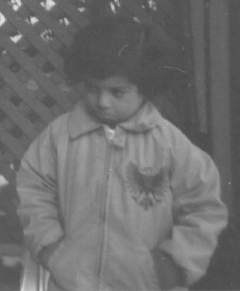
%> input picture Matlab/pics/pout.tif, 240 x 291 px
$ octave imFilters2.m   (GNU Octave 9; MATLAB toolbox functions it lacks are replaced by stand-ins)
%> lines starting %> are read from the running program, lines starting %| are printed output that depends on the picture
### Matlab/imdisp.m
function hIm = imdisp(I, varargin)
%IMDISP  Display one or more images nicely
%
% Examples:
%   imdisp
%   imdisp(I)
%   imdisp(I, map)
%   imdisp(I, lims)
%   imdisp(I, map, lims)
%   imdisp(..., param1, value1, param2, value2, ...)
%   h = imdisp(...)
%
% This function displays one or more images nicely. Images can be defined
% by arrays or filenames. Multiple images can be input in a cell array or
% stacked along the fourth dimension, and are displayed as a grid of
% subplots (an improvement over MONTAGE). The size of grid is calculated or
% user defined. The figure size is set so that images are magnified by an
% integer value.
%
% If the image grid size is user defined, images not fitting in the grid
% can be scrolled through using the following key presses:
%    Up - Back a row.
%    Down - Forward a row.
%    Left - Back a page (or column if there is only one row).
%    Right - Forward a page (or column if there is only one row).
%    Shift - 2 x speed.
%    Ctrl - 4 x speed.
%    Shift + Ctrl - 8 x speed.
%
% This allows fast scrolling through a movie or image stack, e.g.
%    imdisp(imstack, 'Size', 1)
% The function can be used as a visual DIR, e.g.
%    imdisp()
% to display all images in the current directory on a grid, or
%    imdisp({}, 'Size', 1)
% to scroll through them one at a time.
%
% IN:
%   I - MxNxCxP array of images, or 1xP cell array. C is 1 for indexed
%       images or 3 for RGB images. P is the number of images. If I is a
%       cell array then each cell must contain an image. Images can equally
%       be defined by filenames. If I is an empty cell array then all the
%       images in the current directory are used. Default: {}.
%   map - Kx3 colormap to be used with indexed images. Default: gray(256).
%   lims - [LOW HIGH] display range for indexed images. Default: [min(I(:))
%          max(I(:))].
%   Optional parameters - name, value parameter pairs for the following:
%      'Size' - [H W] size of grid to display image on. If only H is given
%               then W = H. If either H or W is NaN then the number of rows
%               or columns is chosen such that all images fit. If both H
%               and W are NaN or the array is empty then the size of grid
%               is chosen to fit all images in as large as possible.
%               Default: [].
%      'Indices' - 1xL list of indices of images to display. Default: 1:P.
%      'Border' - [TB LR] borders to give each image top and bottom (TB)
%                 and left and right (LR), to space out images. Borders are
%                 normalized to the subplot size, i.e. TB = 0.01 gives a
%                 border 1% of the height of each subplot. If only TB is
%                 given, LR = TB. Default: 0.01.
%      'DisplayRange' - Same as lims input.
%      'Map' - Kx3 colormap or (additionally from above) name of MATLAB
%              colormap, for use with indexed images. Default: gray(256).
%
% OUT:
%   h - HxW array of handles to images.
%
%   See also IMAGE, IMAGESC, IMSHOW, MONTAGE.

% Parse inputs
[map layout gap indices lims] = parse_inputs(varargin);

if nargin == 0 || (iscell(I) && isempty(I))
    % Read in all the images in the directory
    I = get_im_names;
    if isempty(I)
        % No images found
        if nargout > 0
            hIm = [];
        end
        return
    end
end

% Check if input is filenames
if ischar(I)
    [x y c] = size(I);
    if (x > 1 && y > 1) || c > 1
        I = num2cell(I, 2);
    else
        I = {I(:)'};
    end
end

% Get limits, etc.
if isnumeric(I) || islogical(I)
    [y x c n] = size(I);
    if isempty(lims)
        lims = min_max(I);
    elseif isequal(0, lims)
        lims = default_limits(I);
    elseif c == 3
        % Rescale
        if ~isfloat(I)
            I = single(I);
        end
        I = min(max((I - lims(1)) ./ (lims(2) - lims(1)), 0), 1);
    end
    if isfloat(I) && c == 3 && n > 1
        I = uint8(I * 256 - 0.5);
        lims = round(lims * 256 - 0.5);
    end
elseif iscell(I)
    n = numel(I);
    A = I{1};
    if ischar(A)
        % Read in the image (or images for multi-frame files)
        if n == 1
            I = imread_rgb_multi(A);
            if iscell(I)
                n = numel(I);
                A = I{1};
                [y x c] = size(A);
            else
                [y x c n] = size(I);
                A = I;
            end
        else
            A = imread_rgb(A);
            I{1} = A;
            [y x c] = size(A);
        end
    else
        [y x c] = size(A);
    end
    % Assume all images are the same size and type as the first
    if isempty(lims) || isequal(0, lims)
        lims = default_limits(A);
    end
else
    error('I not of recognized type.');
end

% Select indexed images
if ~isequal(indices, -1)
    if iscell(I)
        I = I(indices);
        n = numel(I);
    else
        I = I(:,:,:,indices);
        n = size(I, 4);
    end
end

% Get the current figure
hFig = get(0, 'CurrentFigure');
if isempty(hFig)
    % Create a new figure
    hFig = figure;
elseif n > 1
    % Clear the figure
    hFig = clf(hFig, 'reset');
end

% Set the colormap
set(hFig, 'Colormap', map);

% Display the image(s)
if n == 0
    hIm = display_image([], gca, [0 1]);

    if nargout == 0
        clear hIm % Avoid printing this out
    end
    return
elseif n == 1
    % IMSHOW mode
    % Display the single image
    hAx = gca;
    if iscell(I)
        I = I{1};
    end
    hIm = display_image(I, hAx, lims);

    if nargout == 0
        clear hIm % Avoid printing this out
    end

    % Only resize image if it is alone in the figure
    if numel(findobj(get(hFig, 'Children'), 'Type', 'axes')) > 1
        return
    end
    % Could still be the first subplot - do another check
    axesPos = get(hAx, 'Position');
    newAxesPos = [gap(1) gap(end) 1-2*gap(1) 1-2*gap(end)];
    if isequal(axesPos, get(hFig, 'DefaultAxesPosition'))
        % Default position => not a subplot
        % Fill the window
        set(hAx, 'Units', 'normalized', 'Position', newAxesPos);
        axesPos = newAxesPos;
    end
    if ~isequal(axesPos, newAxesPos)
        % Figure not alone, so don't resize.
        return
    end
    layout = [1 1];
else
    % MONTAGE mode
    % Compute a good layout
    layout = choose_layout(n, y, x, layout);

    % Create a data structure to store the data in
    num = prod(layout);
    state.num = num * ceil(n / num);
    hIm = zeros(layout);
    hAx = zeros(layout);

    % Set the first lot of images
    index = mod(0:num-1, state.num) + 1;
    hw = 1 ./ layout;
    gap = gap ./ layout;
    dims = hw - 2 * gap;
    dims = dims([2 1]);
    for a = 1:layout(1)
        for b = 1:layout(2)
            c = index(b + (layout(1) - a) * layout(2));
            if c > n
                A = [];
            elseif iscell(I)
                A = I{c};
                if ischar(A)
                    A = imread_rgb(A);
                    I{c} = A;
                end
            else
                A = I(:,:,:,c);
            end
            hAx(a,b) = axes('Position', [(b-1)*hw(2)+gap(2) (a-1)*hw(1)+gap(1) dims], 'Units', 'normalized');
            hIm(a,b) = display_image(A, hAx(a,b), lims);
        end
    end

    % Check if we need to be able to scroll through images
    if n > num
        % Intialize rest of data structure
        state.hIm = hIm;
        state.hAx = hAx;
        state.index = 1;
        state.layout = layout;
        state.n = n;
        state.I = I;
        % Set the callback for image navigation, and save the image data in the figure
        set(hFig, 'KeyPressFcn', @keypress_callback, 'Interruptible', 'off', 'BusyAction', 'cancel', 'UserData', state);
    end

    % Flip hIm so it matches the layout
    hIm = hIm(end:-1:1,:);

    if nargout == 0
        clear hIm % Avoid printing this out
    end
end

if strcmp(get(hFig, 'WindowStyle'), 'docked')
    % Figure is docked, so can't resize
    return
end

% Set the figure size well
% Compute the image size
ImSz = layout([2 1]) .* [x y] ./ (1 - 2 * gap([end 1]));

% Get the size of the monitor we're on
figPosCur = get(hFig, 'Position');
% Monitor sizes
MonSz = get(0, 'MonitorPositions');
MonOn = size(MonSz, 1);
if MonOn > 1
    % Make the origin the top left corner of the primary monitor
    correction = 0;
    if ispc
        for a = 1:MonOn
            if isequal(MonSz(a,1:2), [1 1])
                correction = MonSz(a,4);
                break
            end
        end
    end
    % Determine which monitor the centre of the image is on
    figCenter = figPosCur(1:2) + figPosCur(3:4) / 2;
    figCenter = MonSz - repmat(figCenter, [MonOn 2]);
    MonOn = all(sign(figCenter) == repmat([-1 -1 1 1], [MonOn 1]), 2);
    MonOn(1) = MonOn(1) | ~any(MonOn);
    MonSz = MonSz(MonOn,:);
    % Correct the size
    MonSz(3:4) = MonSz(3:4) - MonSz(1:2) + 1;
    % Correct the origin
    if correction
        MonSz(2) = correction - MonSz(4) - MonSz(2) + 2;
    end
end

% Check if the window is maximized
% This is a hack which may only work on Windows! No matter, though.
if isequal(MonSz([1 3]), figPosCur([1 3]))
    % Leave maximized
    return
end

% Compute the size to set the window
MaxSz = MonSz(3:4) - [20 120];
RescaleFactor = min(MaxSz ./ ImSz);
if RescaleFactor > 1
    % Integer scale for enlarging, but don't make too big
    MaxSz = min(MaxSz, [1200 800]);
    RescaleFactor = max(floor(min(MaxSz ./ ImSz)), 1);
end
figPosNew = ceil(ImSz * RescaleFactor);

% Don't move the figure if the size isn't changing
if isequal(figPosCur(3:4), figPosNew)
    return
end

% Keep the centre of the figure stationary
figPosNew = [floor(figPosCur(1:2)+(figPosCur(3:4)-figPosNew)/2) figPosNew];

% Ensure the figure is in bounds
figPosNew(1:2) = min(max(figPosNew(1:2), MonSz(1:2)+6), MonSz(1:2)+MonSz(3:4)-[6 101]-figPosNew(3:4));

% Set the figure size and position
set(hFig, 'Position', figPosNew);
return

%% Keypress callback
% The function which does all the display stuff
% [72 lines left out: function keypress_callback, not called in this run]

%% Display the image
function hIm = display_image(A, hAx, lims)
if isempty(A)
    hIm = image(zeros(1, 1, 3));
    set(hIm, 'CData', []);
else
    hIm = image(A);
end
set(hAx, 'Visible', 'off', 'DataAspectRatio', [1 1 1], 'DrawMode', 'fast', 'CLim', lims);
set(get(hAx, 'XLabel'), 'Visible', 'on');
set(get(hAx, 'YLabel'), 'Visible', 'on');
set(get(hAx, 'Title'), 'Visible', 'on');
set(hIm, 'CDataMapping', 'scaled');
return

%% Choose a good layout for the images
% [32 lines left out: function choose_layout, not called in this run]

%% Read image to uint8 rgb array
% [47 lines left out: function imread_rgb, not called in this run]

%% Read (potentially) multi-frame image to uint8 rgb array
% [50 lines left out: function imread_rgb_multi, not called in this run]

%% Get the names of all images in a directory
% [14 lines left out: function get_im_names, not called in this run]

%% Parse inputs
function [map layout gap indices lims] = parse_inputs(inputs)

% Set defaults
map = [];
layout = [];
gap = 0;
indices = -1;
lims = 0;

% Check for map and display range
for b = 1:numel(inputs)
    if ~isnumeric(inputs{b})
        b = b - 1;
        break;
    end
    if size(inputs{b}, 2) == 3
        map = inputs{b};
    elseif numel(inputs{b}) < 3
        lims = inputs{b};
    end
end

% Go through option pairs
for a = b+1:2:numel(inputs)
    switch lower(inputs{a})
        case 'map'
            map = inputs{a+1};
            if ischar(map)
                map = feval(map, 256);
            end
        case {'size', 'grid'}
            layout = inputs{a+1};
        case {'gap', 'border'}
            gap = inputs{a+1};
        case 'indices'
            indices = inputs{a+1};
        case {'lims', 'displayrange'}
            lims = inputs{a+1};
        otherwise
            error('Input option %s not recognized', inputs{a});
    end
end

if isempty(map)
   map = gray(256);
end
return

%% Return default limits for the image type
function lims = default_limits(A)
if size(A, 3) == 1
    lims = min_max(A);
else
    lims = [0 1];
    if ~isfloat(A)
        lims = lims * double(intmax(class(A)));
    end
end
return

%% Return minimum and maximum values
function lims = min_max(A)
M = isfinite(A);
lims = double([min(A(M)) max(A(M))]);
if isempty(lims)
    lims = [0 1];
elseif lims(1) == lims(2)
    lims(2) = lims(1) + 1;
end
return

### Matlab/imFilters2.m
im = imread('pics/pout.tif');
%> im is the input picture: size 291x240 uint8; min 74, max 224, mean 110.3
im_neg = imread('pics/pout.tif');
im_eq = imread('pics/pout.tif');

figure
imdisp(im);
%> after the loop in parse_inputs, `for b = 1:numel(inputs)`: lims = 0
%> after the loop in parse_inputs, `for a = b+1:2:numel(inputs)`: indices = -1
%> in imdisp, `[map layout gap indices lims] = parse_inputs(varargin);`: map = 256 rows, first 12: [0 0 0; 0.00392 0.00392 0.00392; 0.00784 0.00784 0.00784; 0.0118 0.0118 0.0118; 0.0157 0.0157 0.0157; 0.0196 0.0196 0.0196; 0.0235 0.0235 0.0235; 0.0275 0.0275 0.0275; 0.0314 0.0314 0.0314; 0.0353 0.0353 0.0353; 0.0392 0.0392 0.0392; 0.0431 0.0431 0.0431]; layout = []; gap = 0; indices = -1; lims = 0
%> in min_max, `M = isfinite(A);`: M: size 291x240 logical; every value is 1
%> in min_max, `lims = double([min(A(M)) max(A(M))]);`: lims = [74 224]
%> in imdisp, `hIm = display_image(I, hAx, lims);`: hIm = -36.28
%> in imdisp, `newAxesPos = [gap(1) gap(end) 1-2*gap(1) 1-2*gap(end)];`: newAxesPos = [0 0 1 1]
%> in imdisp, `ImSz = layout([2 1]) .* [x y] ./ (1 - 2 * gap([end 1]));`: ImSz = [240 291]
%> in imdisp, `RescaleFactor = min(MaxSz ./ ImSz);`: RescaleFactor = -0.409
%> in imdisp, `figPosNew = ceil(ImSz * RescaleFactor);`: figPosNew = [-98 -119]
%> in imdisp, `figPosNew = [floor(figPosCur(1:2)+(figPosCur(3:4)-figPosNew)/2) figPos..`: figPosNew = [629 469 -98 -119]

[x,y] = size(im);
%> x = 291; y = 240

% negative image

for i = 1:x
    for j = 1:y
        im_neg(i,j) = -double(im_neg(i,j))+255;
    end
end
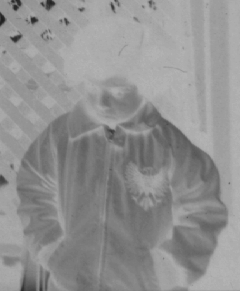
%> im_neg: size 291x240 uint8; min 31, max 181, mean 144.7
figure
imdisp(im_neg);


% Equalization of the histogram

histo = zeros(1,256);
for i = 1:x
    for j = 1:y
        histo(im(i,j)+1) = histo(im(i,j)+1)+1;
    end
end
%> after the loop, histo = 256 values, max 3628 at index 83, min 0 at index 1, mean 272.8
figure
plot(histo);
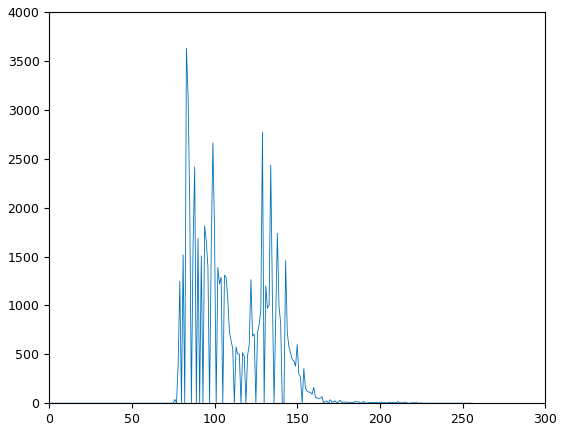
%> figure redrawn from the program's plot data; curve peaks at x = 83, y = 3628

p = histo/(x*y);
%> p = 256 values, max 0.0519 at index 83, min 0 at index 1, mean 0.00391
s = zeros(1,256);
for k = 1:256
    if k == 1
        s(k) = 255*p(k);
    else
        s(k) = s(k-1)+255*p(k);
    end
end
%> after the loop, s = 256 values from 0 to 255
s = round(s);

figure
plot(s);
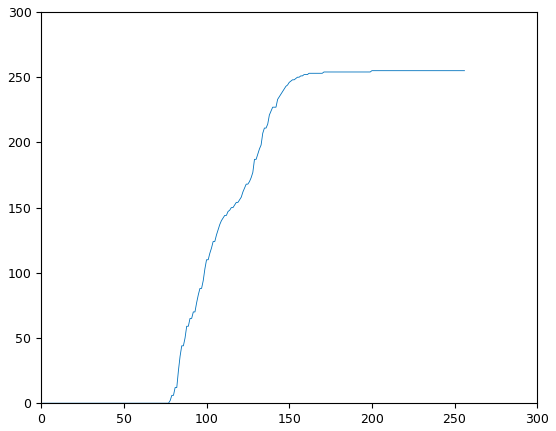
%> figure redrawn from the program's plot data; curve peaks at x = 200, y = 255


% equalized image

for i = 1:x
    for j = 1:y
        im_eq(i,j) = s(im_eq(i,j)+1);
    end
end
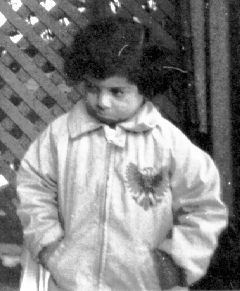
%> im_eq: size 291x240 uint8; min 0, max 255, mean 130.4

figure
imdisp(im_eq);


%histogram of the equalized image

histo = zeros(1,256);
for i = 1:x
    for j = 1:y
        histo(im_eq(i,j)+1) = histo(im_eq(i,j)+1)+1;
    end
end
%> after the loop, histo = 256 values, max 3628 at index 26, min 0 at index 2, mean 272.8
figure
plot(histo);
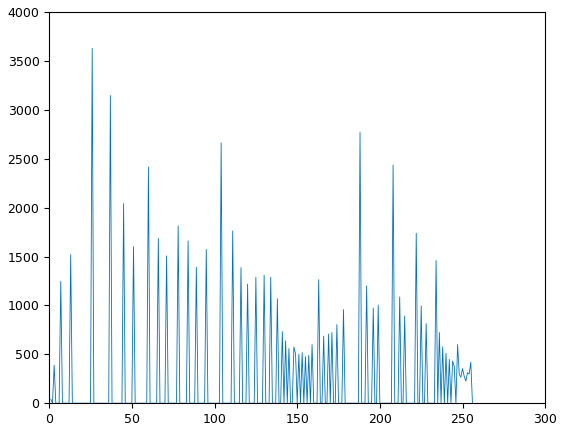
%> figure redrawn from the program's plot data; curve peaks at x = 26, y = 3628
